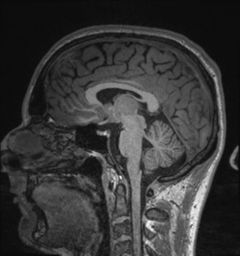
%> input picture T02_brain_mri_axial.jpg, 240 x 256 px
$ octave CHATTTT.m   (GNU Octave 9; MATLAB toolbox functions it lacks are replaced by stand-ins)
%> lines starting %> are read from the running program, lines starting %| are printed output that depends on the picture; in (x1, y1, x2, y2) boxes, pixels count from 0 and x2, y2 are one past the last pixel; in counts of white or black regions, pixels touching at a corner belong together; the program's own positions count from 1
%% Objetivo
%Detetar e delimitar o contorno
%externo do parênquima cerebral.
%Calcular a área total delimitada em
%píxeis e o perímetro do contorno.
%% Leitura de dados
img = imread('T02_brain_mri_axial.jpg');
%> img is the input picture: size 256x240x3 uint8; min 11, max 255, mean 55.2
%a imagem é uma matriz 3D, ou seja, não está com a escala de cinzentos mas sim cores
size(img)
%> ans = [256 240 3]
img_gray = rgb2gray(img);
size(img_gray)
%> ans = [256 240]
figure, subplot(1,2,1), imshow(img_gray), title("Imagem Original"), subplot(1,2,2), imhist(img), title("Hitograma Original")
%> after `title("Hitograma Original")`:
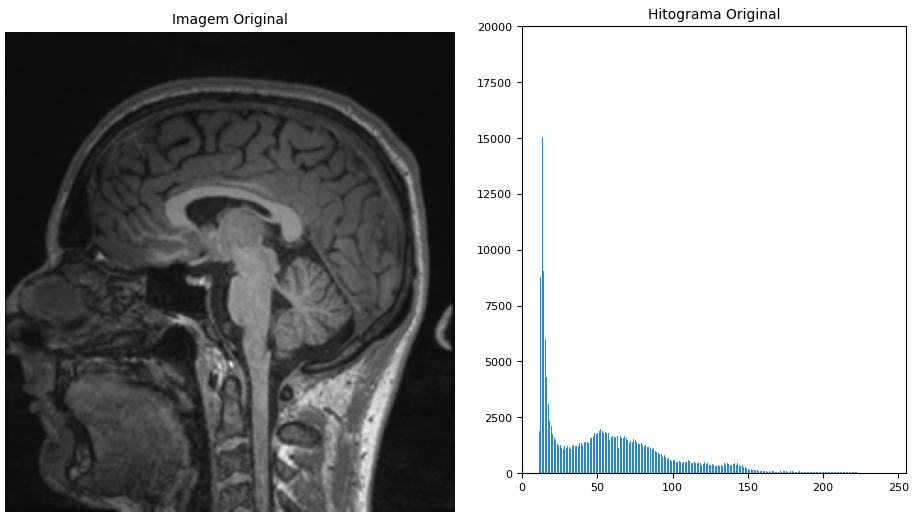
%> figure redrawn from the program's plot data, 2 panels


%% 1. Pré-processamento
% Melhoramento de contraste local sem suavização para preservar as arestas rigorosamente.
img_clahe = adapthisteq(img_gray, 'NumTiles', [8 8], 'ClipLimit', 0.01);
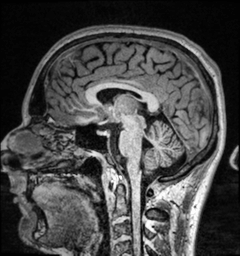
%> img_clahe: size 256x240 uint8; min 0, max 255, mean 72.1

%% 2. Binarização (Limiarização)
% Método de Otsu para separar o tecido brilhante (cérebro/pele) do fundo.
level = graythresh(img_clahe);
%> level = 0.306
img_bin = imbinarize(img_clahe, level);
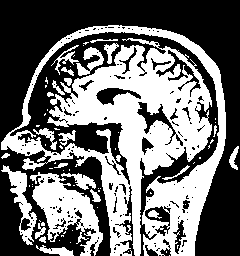
%> img_bin: size 256x240 logical; 44.1% white; 70 white regions (45 under 20 px), largest, box (x1, y1, x2, y2) and area: (1, 25, 226, 256) 21227, (30, 172, 103, 256) 2670, (1, 165, 37, 245) 856

%% 3. Pós-processamento Morfológico (Skull Stripping)
% 3.1. Definir o elemento estruturante (bisturi)
% Um disco de raio 3 ou 4 quebra as pontes entre o cérebro e o couro cabeludo.
se = strel('disk', 3);

% 3.2. Erosão para quebrar ligações anatómicas
img_eroded = imerode(img_bin, se);
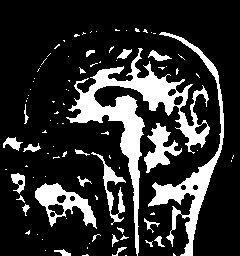
%> img_eroded: size 256x240 logical; 19.2% white; 94 white regions (69 under 20 px), largest, box (x1, y1, x2, y2) and area: (66, 48, 210, 256) 5368, (148, 32, 224, 256) 2535, (35, 183, 97, 229) 1117

% 3.3. Extrair apenas a maior componente (o parênquima)
img_brain_only = bwareafilt(img_eroded, 1);
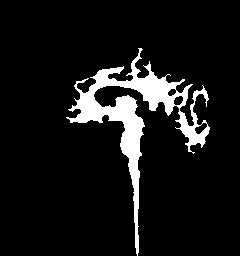
%> img_brain_only: size 256x240 logical; 8.7% white; 1 white region, box (x1, y1, x2, y2) and area: (66, 48, 210, 256) 5368

% 3.4. Dilatação para restaurar o tamanho original (Abertura Morfológica)
img_dilated = imdilate(img_brain_only, se);
%> img_dilated: size 256x240 logical; 13.7% white; 1 white region, box (x1, y1, x2, y2) and area: (64, 46, 212, 256) 8430

% 3.5. Preenchimento de buracos (Hole filling)
% Garante que ventrículos escuros no interior do cérebro contem para a área total.
img_final_mask = imfill(img_dilated, 'holes');
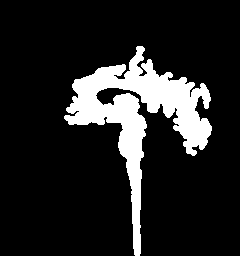
%> img_final_mask: size 256x240 logical; 14% white; 1 white region, box (x1, y1, x2, y2) and area: (64, 46, 212, 256) 8583

%% 4. Medição Quantitativa
% Extrair as propriedades exigidas pela Tabela 1
stats = regionprops(img_final_mask, 'Area', 'Perimeter');
%> stats = 1 region; Area and Perimeter: 8583 1193.9

% Extrair contorno para visualização visual
img_perim = bwperim(img_final_mask);
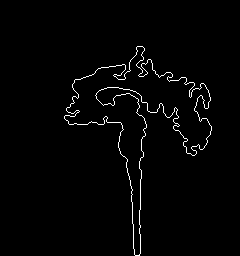
%> img_perim: size 256x240 logical; 1.8% white in thin lines or dots, all inside (x1, y1, x2, y2) = (64, 46, 212, 256)

% Imprimir resultados na Command Window (Requisito Obrigatório)
fprintf('================================================\n');
fprintf('   RESULTADOS DA EXTRAÇÃO - EQUIPA T02\n');
fprintf('================================================\n');
fprintf('Área do Parênquima:      %.2f píxeis\n', stats.Area);
%| Área do Parênquima:      8583.00 píxeis
fprintf('Perímetro do Contorno:   %.2f píxeis\n', stats.Perimeter);
%| Perímetro do Contorno:   1193.89 píxeis
fprintf('================================================\n');

%% 5. Visualização e Apresentação de Resultados
% Criar uma imagem de sobreposição (contorno a vermelho sobre a imagem original)
img_overlay = imoverlay(img_gray, img_perim, [1 0 0]);

figure('Name', 'Pipeline de Processamento - T02', 'NumberTitle', 'off', 'Position', [50, 50, 1400, 700]);

% Evolução da Pipeline
subplot(2,3,1); imshow(img_gray); title('1. Original');
subplot(2,3,2); imshow(img_clahe); title('2. CLAHE');
subplot(2,3,3); imshow(img_bin); title('3. Binarização (Otsu)');
subplot(2,3,4); imshow(img_eroded); title('4. Erosão (Corte de Ligações)');
subplot(2,3,5); imshow(img_final_mask); title('5. Máscara Final (Maior + Preenchida)');
subplot(2,3,6); imshow(img_overlay); title('6. Resultado: Contorno Delimitado');
